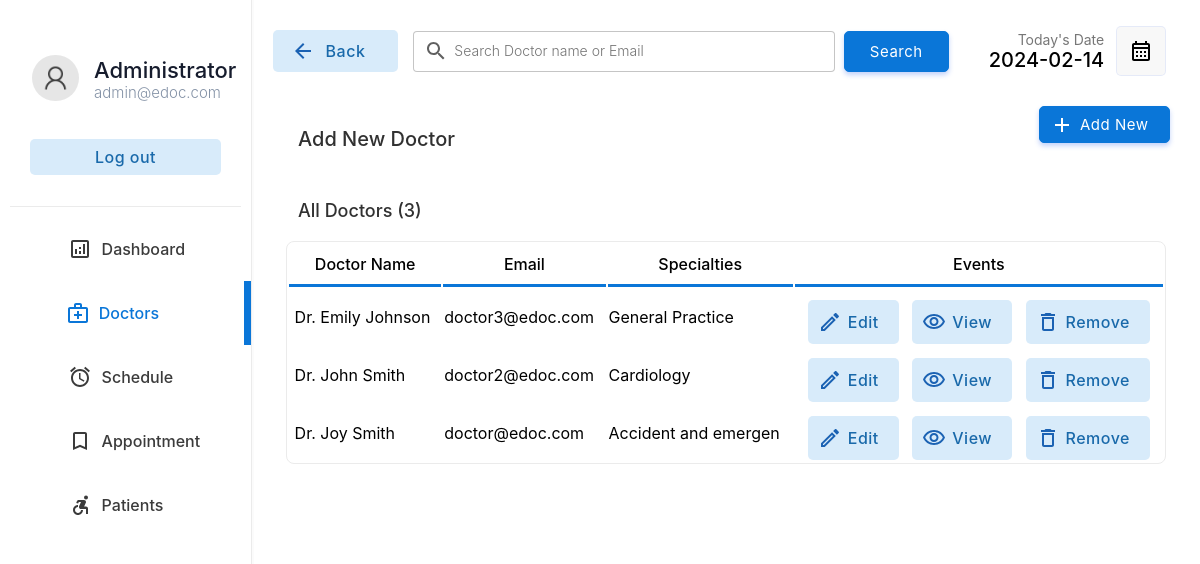
The app's page /doctor/doctors.php (signed in) with its own data.
### tables this page shows
CREATE TABLE IF NOT EXISTS `doctor` (
  `docid` int NOT NULL AUTO_INCREMENT,
  `docemail` varchar(255) DEFAULT NULL,
  `docname` varchar(255) DEFAULT NULL,
  `docpassword` varchar(255) DEFAULT NULL,
  `docnic` varchar(15) DEFAULT NULL,
  `doctel` varchar(15) DEFAULT NULL,
  `specialties` int DEFAULT NULL,
  PRIMARY KEY (`docid`),
  KEY `specialties` (`specialties`)
);

CREATE TABLE IF NOT EXISTS `specialties` (
  `id` int NOT NULL,
  `sname` varchar(50) DEFAULT NULL,
  PRIMARY KEY (`id`)
);

### doctor/doctors.php (the view, shortened to what this page needs)
<!DOCTYPE html>
<html lang="en">
<head>
    <link rel="stylesheet" href="../css/animations.css">
    <link rel="stylesheet" href="../css/main.css">
    <link rel="stylesheet" href="../css/admin.css">
</head>
<body>
    <?php
    include("../connection.php");
    ?>
    <div class="container">
        <div class="menu">
            <table class="menu-container" border="0">
                <tr>
                    <td style="padding:10px" colspan="2">
                        <table border="0" class="profile-container">
                            <tr>
                                <td width="30%" style="padding-left:20px" >
                                    <img src="../img/user.png" alt="" width="100%" style="border-radius:50%">
                                </td>
                                <td style="padding:0px;margin:0px;">
                                    <p class="profile-title">Administrator</p>
                                    <p class="profile-subtitle">admin@edoc.com</p>
                                </td>
                            </tr>
                            <tr>
                                <td colspan="2">
                                <a href="../logout.php" ><input type="button" value="Log out" class="logout-btn btn-primary-soft btn"></a>
                                </td>
                            </tr>
                    </table>
                    </td>
                </tr>
                <tr class="menu-row" >
                    <td class="menu-btn menu-icon-dashbord" >
                        <a href="index.php" class="non-style-link-menu"><div><p class="menu-text">Dashboard</p></a></div></a>
                <tr class="menu-row">
                    <td class="menu-btn menu-icon-doctor menu-active menu-icon-doctor-active">
                        <a href="doctors.php" class="non-style-link-menu non-style-link-menu-active"><div><p class="menu-text">Doctors</p></a></div>
                <tr class="menu-row" >
                    <td class="menu-btn menu-icon-schedule">
                        <a href="schedule.php" class="non-style-link-menu"><div><p class="menu-text">Schedule</p></div></a>
                    </td>
                </tr>
                <tr class="menu-row">
                    <td class="menu-btn menu-icon-appoinment">
                        <a href="appointment.php" class="non-style-link-menu"><div><p class="menu-text">Appointment</p></a></div>
                    </td>
                </tr>
                <tr class="menu-row" >
                    <td class="menu-btn menu-icon-patient">
                        <a href="patient.php" class="non-style-link-menu"><div><p class="menu-text">Patients</p></a></div>
                    </td>
                </tr>
        <div class="dash-body">
            <table border="0" width="100%" style=" border-spacing: 0;margin:0;padding:0;margin-top:25px; ">
                <tr >
                    <td width="13%">
                        <a href="doctors.php" ><button  class="login-btn btn-primary-soft btn btn-icon-back"  style="padding-top:11px;padding-bottom:11px;margin-left:20px;width:125px"><font class="tn-in-text">Back</font></button></a>
                    </td>
                    <td>
                        <form action="" method="post" class="header-search">
                            <input type="search" name="search" class="input-text header-searchbar" placeholder="Search Doctor name or Email" list="doctors">&nbsp;&nbsp;
                            <?php
                                $list11 = $database->query("select  docname,docemail from  doctor;");
?>
                            <input type="Submit" value="Search" class="login-btn btn-primary btn" style="padding-left: 25px;padding-right: 25px;padding-top: 10px;padding-bottom: 10px;">
                        </form>
                    </td>
                    <td width="15%">
                        <p style="font-size: 14px;color: rgb(119, 119, 119);padding: 0;margin: 0;text-align: right;">
                            Today's Date
                        </p>
                        <p class="heading-sub12" style="padding: 0;margin: 0;">
                            <?php
                        $date = date('Y-m-d');
                        echo $date;
                        ?>
                        </p>
                    </td>
                    <td width="10%">
                        <button  class="btn-label"  style="display: flex;justify-content: center;align-items: center;"><img src="../img/calendar.svg" width="100%"></button>
                    </td>
                </tr>
                <tr >
                    <td colspan="2" style="padding-top:30px;">
                        <p class="heading-main12" style="margin-left: 45px;font-size:20px;color:rgb(49, 49, 49)">Add New Doctor</p>
                    </td>
                    <td colspan="2">
                        <a href="?action=add&id=none&error=0" class="non-style-link"><button  class="login-btn btn-primary btn button-icon"  style="display: flex;justify-content: center;align-items: center;margin-left:75px;background-image: url('../img/icons/add.svg');">Add New</font></button>
                            </a></td>
                </tr>
                <tr>
                    <td colspan="4" style="padding-top:10px;">
                        <p class="heading-main12" style="margin-left: 45px;font-size:18px;color:rgb(49, 49, 49)">All Doctors (<?php echo $list11->num_rows; ?>)</p>
                    </td>
                </tr>
                <?php
                    if($_POST){
                        $keyword=$_POST["search"];
                        $sqlmain= "select * from doctor where docemail='$keyword' or docname='$keyword' or docname like '$keyword%' or docname like '%$keyword' or docname like '%$keyword%'";
                    }else{
                        $sqlmain= "select * from doctor order by docid desc";
                    }
                ?>
                <tr>
                   <td colspan="4">
                       <center>
                        <div class="abc scroll">
                        <table width="93%" class="sub-table scrolldown" border="0">
                        <thead>
                        <tr>
                                <th class="table-headin">
                                Doctor Name
                                </th>
                                <th class="table-headin">
                                    Email
                                </th>
                                <th class="table-headin">
                                    Specialties
                                </th>
                                <th class="table-headin">
                                    Events
                                </tr>
                        </thead>
                        <tbody>
                            <?php
                                $result= $database->query($sqlmain);
                                if($result->num_rows==0){
                                    echo '<tr>
                                    <td colspan="4">
                                    <br><br><br><br>
                                    <center>
                                    <img src="../img/notfound.svg" width="25%">
                                    <br>
                                    <p class="heading-main12" style="margin-left: 45px;font-size:20px;color:rgb(49, 49, 49)">We  couldnt find anything related to your keywords !</p>
                                    <a class="non-style-link" href="doctors.php"><button  class="login-btn btn-primary-soft btn"  style="display: flex;justify-content: center;align-items: center;margin-left:20px;">&nbsp; Show all Doctors &nbsp;</font></button>
                                    </a>
                                    </center>
                                    <br><br><br><br>
                                    </td>
                                    </tr>';
                                }
                                else{
                                for ( $x=0; $x<$result->num_rows;$x++){
                                    $row=$result->fetch_assoc();
                                    $docid=$row["docid"];
                                    $name=$row["docname"];
                                    $email=$row["docemail"];
                                    $spe=$row["specialties"];
                                    $spcil_res= $database->query("select sname from specialties where id='$spe'");
                                    $spcil_array= $spcil_res->fetch_assoc();
                                    $spcil_name=$spcil_array["sname"];
                                    echo '<tr>
                                        <td> &nbsp;'.
                                        substr($name,0,30)
                                        .'</td>
                                        <td>
                                        '.substr($email,0,20).'
                                        </td>
                                        <td>
                                            '.substr($spcil_name,0,20).'
                                        </td>
                                        <td>
                                        <div style="display:flex;justify-content: center;">
                                        <a href="?action=edit&id='.$docid.'&error=0" class="non-style-link"><button  class="btn-primary-soft btn button-icon btn-edit"  style="padding-left: 40px;padding-top: 12px;padding-bottom: 12px;margin-top: 10px;"><font class="tn-in-text">Edit</font></button></a>
                                        &nbsp;&nbsp;&nbsp;
                                        <a href="?action=view&id='.$docid.'" class="non-style-link"><button  class="btn-primary-soft btn button-icon btn-view"  style="padding-left: 40px;padding-top: 12px;padding-bottom: 12px;margin-top: 10px;"><font class="tn-in-text">View</font></button></a>
                                       &nbsp;&nbsp;&nbsp;
                                       <a href="?action=drop&id='.$docid.'&name='.$name.'" class="non-style-link"><button  class="btn-primary-soft btn button-icon btn-delete"  style="padding-left: 40px;padding-top: 12px;padding-bottom: 12px;margin-top: 10px;"><font class="tn-in-text">Remove</font></button></a>
                                        </div>
                                        </td>
                                    </tr>';
                                }
                            }
                            ?>
                            </tbody>
                        </table>
                        </div>
                        </center>
                   </td>
                </tr>
            </table>
        </div>
</body>
</html>

### css/main.css (style rules this page uses)
:root { --primarycolor: #0A76D8; --primarycolorhover: #006dd3; --btnice:#D8EBFA; --btnnicetext:#1b62b3; }
body { margin: 0; padding: 0; border-spacing: 0; font-family: 'Inter', sans-serif; }
.input-text { border-radius: 4px; border: 0.5px solid rgb(226, 226, 226); padding: 10px; width: 92%; transition: 0.2s; outline: none; }
.input-text { border: 1px solid #e9ecef; font-size: 14px; line-height: 26px; background-color: #fff; display: block; width: 100%; padding: .375rem .75rem; font-weight: 300; line-height: 1.5; color: #212529; background-color: #fff; background-clip: padding-box; -webkit-appearance: none; -moz-appearance: none; appearance: none; border-radius: .25rem; transition: border-color .15s ease-in-out,box-shadow .15s ease-in-out; }
.input-text::placeholder { font-family: 'Inter', sans-serif; }
.btn { cursor: pointer; padding: 8px 20px; outline: none; text-decoration: none; font-size: 15px; letter-spacing: 0.5px; transition: all 0.3s; border-radius: 5px; font-family: 'Inter', sans-serif; }
.btn-primary { background-color: var(--primarycolor) ; border: 1px solid var(--primarycolor) ; color: #fff ; box-shadow: 0 3px 5px 0 rgba(57,108,240,0.3); }
.btn-primary-soft { background-color: #D8EBFA ; color: #1969AA; font-weight: 500; font-size: 16px; border: none; }
.non-style-link:link, .non-style-link:visited, .non-style-link:hover, .non-style-link:active { text-decoration: none; color: rgb(43, 43, 43); }
.btn-label { margin-left: 10px; padding: 12px 12px; outline: none; text-decoration: none; font-size: 15px; letter-spacing: 0.5px; transition: all 0.3s; border-radius: 5px; background-color: #f0f0f073; border: 1px solid rgba(57,108,240,0.1) ; font-family: 'Inter', sans-serif; }
.sub-table { border: 1px solid #ebebeb; border-radius: 8px; }
.table-headin { font-size: 16px; font-weight: 500; padding: 10px; border-bottom: 3px solid var(--primarycolor); }
.abc { width: 100%; height: 550px; overflow: auto; }
input[type=search] { background-image: url('../img/search.svg'); background-position: 10px 50%; background-repeat: no-repeat; transition: 0.5s; padding: 8px 20px 8px 40px; }
.button-icon { background-position: 10px 50%; background-repeat: no-repeat; transition: 0.5s; padding: 8px 20px 8px 40px; }
.menu-btn { padding:6px; color: #3b3b3b; background-position: 30% 50%; background-repeat: no-repeat; transition: 0.5s; }
.menu-text { padding-left: 40%; font-weight: 500; font-size: 16px; }
.menu-active { color: var(--primarycolor); border-right: 7px solid var(--primarycolor); background-color: var(); }
.non-style-link-menu:link, .non-style-link-menu:visited, .non-style-link-menu:active { text-decoration: none; color: #3b3b3b; }
.non-style-link-menu-active:link, .non-style-link-menu-active:visited, .non-style-link-menu-active:active { text-decoration: none; color: var(--primarycolor); }
.menu-icon-dashbord { background-image: url('../img/icons/dashboard.svg'); }
.menu-icon-doctor { background-image: url('../img/icons/doctors.svg'); }
.menu-icon-schedule { background-image: url('../img/icons/schedule.svg'); }
.menu-icon-appoinment { background-image: url('../img/icons/book.svg'); }
.menu-icon-patient { background-image: url('../img/icons/patients.svg'); }
.menu-icon-doctor:hover,.menu-icon-doctor-active { color: var(--primarycolor); background-image: url('../img/icons/doctors-hover.svg'); }
.btn-icon-back { background-image: url('../img/icons/back-iceblue.svg'); background-position: 18px 50%; background-repeat: no-repeat; transition: 0.5s; padding: 8px 20px 8px 40px; }
.btn-edit { background-image: url('../img/icons/edit-iceblue.svg'); }
.btn-view { background-image: url('../img/icons/view-iceblue.svg'); }
.btn-delete { background-image: url('../img/icons/delete-iceblue.svg'); }

### doctor/doctors.php (style rules this page uses)
.sub-table { animation: transitionIn-Y-bottom 0.5s; }

### records on screen
doctor: docname "Dr. Emily Johnson", docemail "doctor3@edoc.com", specialties.sname "General Practice"
doctor: docname "Dr. John Smith", docemail "doctor2@edoc.com", specialties.sname "Cardiology"
doctor: docname "Dr. Joy Smith", docemail "doctor@edoc.com", specialties.sname "Accident and emergen"

### other values on screen
$list11->num_rows "3"
